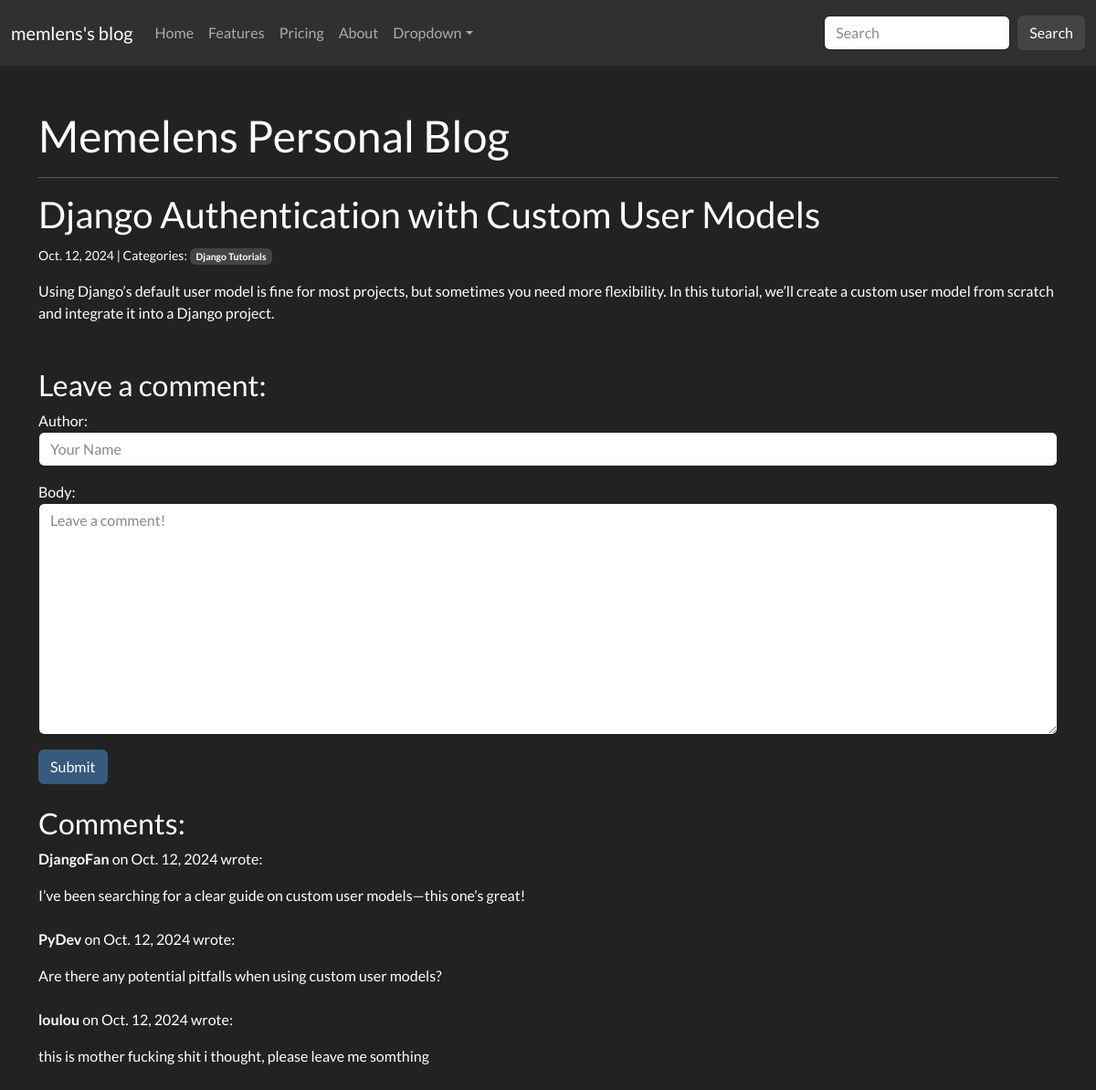
Screenshot of /post/3/ with the database file from the repository.
### blog/models.py (models this page shows, shortened)
class Post(models.Model):
    title = models.CharField(max_length=255)
    body = models.TextField()
    created_on = models.DateTimeField(auto_now_add=True)
    last_modified = models.DateTimeField(auto_now=True)
    categories = models.ManyToManyField("Category", related_name="posts")

class Category(models.Model):
    name = models.CharField(max_length=30)
    class Meta:
        verbose_name_plural = "categories"

class Comment(models.Model):
    author = models.CharField(max_length=60)
    body = models.TextField()
    created_on = models.DateTimeField(auto_now_add=True)
    post = models.ForeignKey("Post", on_delete=models.CASCADE)

### blog/views.py (the view, shortened to what this page needs)
# urls.py: path("post/<int:pk>/", views.blog_detail, name="blog_detail"),
def blog_detail(request, pk):
    post = Post.objects.get(pk=pk)
    form = CommentForm()
    comments = Comment.objects.filter(post=post)
    context = {
        "post": post,
        "comments": comments,
        "form": CommentForm(),
    }
    return render(request, "blog/detail.html", context)

### blog/forms.py
class CommentForm(forms.Form):
    author = forms.CharField(
        max_length=60,
        widget=forms.TextInput(
            attrs={"class": "form-control", "placeholder": "Your Name"}
        ),
    )
    body = forms.CharField(
        widget=forms.Textarea(
            attrs={"class": "form-control", "placeholder": "Leave a comment!"}
        )
    )

### blog/templates/blog/detail.html (shortened to what this page needs)
{% extends "base.html" %}
{% block page_title %}
    <h2>{{ post.title }}</h2>
{% endblock page_title %}
{% block page_content %}
    <div class="post-details mb-3">
        <small>
            {{ post.created_on.date }} | Categories:
            {% for category in post.categories.all %}
                <a href="{% url 'blog_category' category.name %}" class="badge bg-secondary text-decoration-none">
                    {{ category.name }}
                </a>
            {% endfor %}
        </small>
    </div>
    <div class="post-body mb-5">
        <p>{{ post.body | linebreaks }}</p>
    </div>
    <div class="comments-section">
        <h3>Leave a comment:</h3>
        <form method="post" class="mb-4">
            {{form.as_p}}
            <button type="submit" class="btn btn-primary">Submit</button>
        </form>
        <h3>Comments:</h3>
        {% if comments %}
            {% for comment in comments %}
                <div class="comment mb-4">
                    <p>
                        <strong>{{ comment.author }}</strong> on {{ comment.created_on.date }} wrote:
                    </p>
                    <p>
                        {{ comment.body | linebreaks }}
                    </p>
                </div>
            {% endfor %}
        {% else %}
            <p>No comments yet. Be the first to comment!</p>
        {% endif %}
    </div>
{% endblock page_content %}

### templates/base.html (shortened to what this page needs)
{%load static %}
<!DOCTYPE html>
<html lang="en">
<head>
    {% load static %}
    <link rel="stylesheet" href="{% static 'css/bootstrap.css' %}" />
    <link rel="stylesheet" href="{% static 'css/custom.css' %}">
</head>
<body>
<header>
    {% include "navbar.html" %}
</header>
<main class="container my-5">
<h1>Memelens Personal Blog</h1>
<hr>
{% block page_title %}{% endblock page_title %}
{% block page_content %}{% endblock page_content %}
</main>
</body>
</html>

### templates/navbar.html (shortened to what this page needs)
<nav class="navbar navbar-expand-lg bg-dark" data-bs-theme="dark">
    <div class="container-fluid">
      <a class="navbar-brand" href="{% url 'blog_index' %}">memlens's blog</a>
      <div class="collapse navbar-collapse" id="navbarColor02">
        <ul class="navbar-nav me-auto">
          <li class="nav-item">
            <a class="nav-link" href="{% url 'blog_index' %}">Home
            </a>
          </li>
          <li class="nav-item">
            <a class="nav-link" href="#">Features</a>
          </li>
          <li class="nav-item">
            <a class="nav-link" href="#">Pricing</a>
          </li>
          <li class="nav-item">
            <a class="nav-link" href="#">About</a>
          </li>
          <li class="nav-item dropdown">
            <a class="nav-link dropdown-toggle" data-bs-toggle="dropdown" href="#" role="button" aria-haspopup="true" aria-expanded="false">Dropdown</a>
          </li>
        </ul>
        <form class="d-flex">
          <input class="form-control me-sm-2" type="search" placeholder="Search">
          <button class="btn btn-secondary my-2 my-sm-0" type="submit">Search</button>
        </form>
      </div>
    </div>
  </nav>

### rows the page displays
Post: title "Django Authentication with Custom User Models", created_on "Oct. 12, 2024", body "Using Django’s default user model is fine for most projects, but sometimes you need more flexibility. In this tutorial, we’ll create a custom user model from scratch and integrate it into a Django project."
Category: name "Django Tutorials"
Comment: author "DjangoFan", created_on "Oct. 12, 2024", body "I’ve been searching for a clear guide on custom user models—this one’s great!"
Comment: author "PyDev", created_on "Oct. 12, 2024", body "Are there any potential pitfalls when using custom user models?"
Comment: author "loulou", created_on "Oct. 12, 2024", body "this is mother fucking shit i thought, please leave me somthing"
